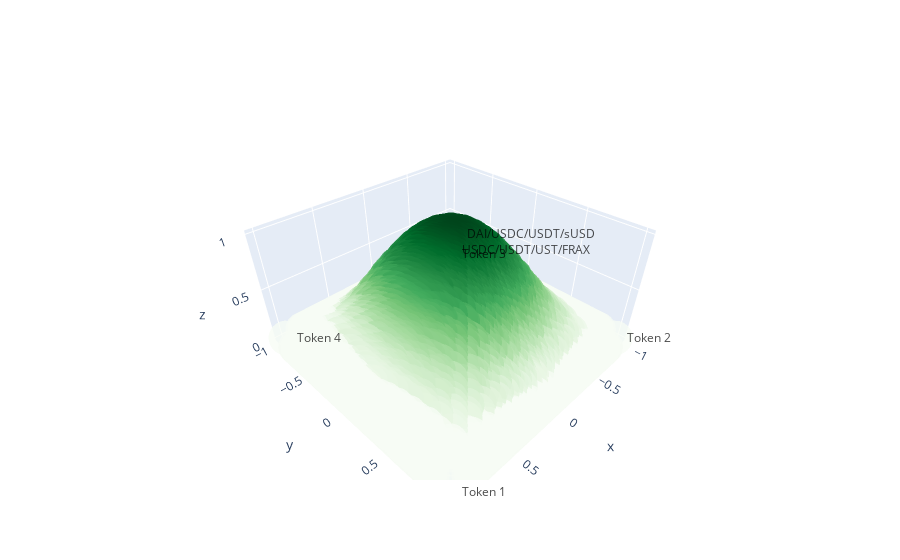

This figure's notebook cell:
### Markdown cell above
### 4-pool

### Code cell
basis = np.array([[1.0, 1.0], [-1.0, 1.0], [-1.0, -1.0], [1.0, -1.0]])
def bal_ratio_4pool(abcd):
    return abcd[:,0] * abcd[:,1] * abcd[:,2] * abcd[:,3] / np.power(1/4, 4)

data, bal_ratio = plot_pool_n_data(basis, n_point = 12j, pool_n = 4, bal_ratio_func=bal_ratio_4pool)

df = pd.DataFrame(data)
df.columns = pd.Index(['x','y'])
df.loc[:, 'Ratio'] = bal_ratio

df.x = round(df.x / 0.02) / 50
df.y = round(df.y / 0.02) / 50
df = df.groupby(['x', 'y'], as_index=False)['Ratio'].max()

fig = go.Figure(data=[go.Scatter3d(
    x=df.x,
    y=df.y,
    z=df.Ratio,
    mode='markers',
    marker=dict(
        size=12,
        color=df.Ratio,                # set color to an array/list of desired values
        colorscale='Greens',   # choose a colorscale
        opacity=0.8
    )
)])

annoctation_dict = [
    dict(showarrow=False,
            x=xy[0],
            y=xy[1],
            z=0,
            text=f'Token {alpha}',
            xanchor="left",
            xshift=10,
            opacity=0.7,
            font=dict(
                color="black",
                size=12)
            )
            for xy,alpha in zip(basis, range(1, 5))
            ]

for pif in four_pools:
    four_value = np.array(pif['a/b'])
    four_value = four_value / four_value.sum()
    two_value = np.dot(four_value, basis)
    # fig.scatter(two_value[0], two_value[1])
    annoctation_dict.append(
        dict(
            showarrow=False,
            x=two_value[0],
            y=two_value[1],
            z=pif['ratio'],
            text=pif['name'],
            xanchor="left",
            xshift=10,
            opacity=0.7,
            font=dict(
                color="black",
                size=12))
    )

fig.update_layout(
    uniformtext_minsize=12,
    scene=dict(
        xaxis=dict(type="linear"),
        yaxis=dict(type="linear"),
        zaxis=dict(type="linear"),
        annotations=annoctation_dict))

fig

### Figure 1 — Plotly figure (JSON) as saved in the notebook; plotly's stock layout.template omitted (floating-point values rounded to 4 significant figures; data arrays with more than 128 entries replaced by an {"elided": "..."} marker saying what was removed)
{"data": [{"marker": {"color": {"elided": "3766 float values"}, "colorscale": [[0, "rgb(247,252,245)"], [0.125, "rgb(229,245,224)"], [0.25, "rgb(199,233,192)"], [0.375, "rgb(161,217,155)"], [0.5, "rgb(116,196,118)"], [0.625, "rgb(65,171,93)"], [0.75, "rgb(35,139,69)"], [0.875, "rgb(0,109,44)"], [1, "rgb(0,68,27)"]], "opacity": 0.8, "size": 12}, "mode": "markers", "type": "scatter3d", "x": {"elided": "3766 float values"}, "y": {"elided": "3766 float values"}, "z": {"elided": "3766 float values"}}], "layout": {"scene": {"annotations": [{"font": {"color": "black", "size": 12}, "opacity": 0.7, "showarrow": false, "text": "Token 1", "x": 1, "xanchor": "left", "xshift": 10, "y": 1, "z": 0}, {"font": {"color": "black", "size": 12}, "opacity": 0.7, "showarrow": false, "text": "Token 2", "x": -1, "xanchor": "left", "xshift": 10, "y": 1, "z": 0}, {"font": {"color": "black", "size": 12}, "opacity": 0.7, "showarrow": false, "text": "Token 3", "x": -1, "xanchor": "left", "xshift": 10, "y": -1, "z": 0}, {"font": {"color": "black", "size": 12}, "opacity": 0.7, "showarrow": false, "text": "Token 4", "x": 1, "xanchor": "left", "xshift": 10, "y": -1, "z": 0}, {"font": {"color": "black", "size": 12}, "opacity": 0.7, "showarrow": false, "text": "USDC/USDT/UST/FRAX", "x": -0.3589, "xanchor": "left", "xshift": 10, "y": -0.3621, "z": 0.5779}, {"font": {"color": "black", "size": 12}, "opacity": 0.7, "showarrow": false, "text": "DAI/USDC/USDT/sUSD", "x": -0.05244, "xanchor": "left", "xshift": 10, "y": -0.0007283, "z": 0.9861}], "xaxis": {"type": "linear"}, "yaxis": {"type": "linear"}, "zaxis": {"type": "linear"}}, "uniformtext": {"minsize": 12}}}
